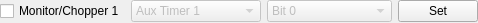
<?xml version="1.0" encoding="UTF-8"?>
<ui version="4.0">
 <class>AdditionalEventConfigSetup</class>
 <widget class="QWidget" name="AdditionalEventConfigSetup">
  <property name="geometry">
   <rect>
    <x>0</x>
    <y>0</y>
    <width>443</width>
    <height>23</height>
   </rect>
  </property>
  <property name="windowTitle">
   <string>Additional event counter configuration</string>
  </property>
  <layout class="QGridLayout" name="gridLayout">
   <property name="margin">
    <number>0</number>
   </property>
   <item row="0" column="0">
    <widget class="QCheckBox" name="checkBox">
     <property name="text">
      <string>Monitor/Chopper 1</string>
     </property>
    </widget>
   </item>
   <item row="0" column="1">
    <widget class="QComboBox" name="cellTrigger">
     <property name="enabled">
      <bool>false</bool>
     </property>
     <property name="toolTip">
      <string>Select trigger for cell</string>
     </property>
     <item>
      <property name="text">
       <string>Aux Timer 1</string>
      </property>
     </item>
     <item>
      <property name="text">
       <string>Aux Timer 2</string>
      </property>
     </item>
     <item>
      <property name="text">
       <string>Aux Timer 3</string>
      </property>
     </item>
     <item>
      <property name="text">
       <string>Aux Timer 4</string>
      </property>
     </item>
     <item>
      <property name="text">
       <string>Digital Input 1</string>
      </property>
     </item>
     <item>
      <property name="text">
       <string>Digital Input 2</string>
      </property>
     </item>
     <item>
      <property name="text">
       <string>Compare Register</string>
      </property>
     </item>
    </widget>
   </item>
   <item row="0" column="2">
    <widget class="QComboBox" name="cellCompare">
     <property name="enabled">
      <bool>false</bool>
     </property>
     <item>
      <property name="text">
       <string>Bit 0</string>
      </property>
     </item>
     <item>
      <property name="text">
       <string>Bit 1</string>
      </property>
     </item>
     <item>
      <property name="text">
       <string>Bit 2</string>
      </property>
     </item>
     <item>
      <property name="text">
       <string>Bit 3</string>
      </property>
     </item>
     <item>
      <property name="text">
       <string>Bit 4</string>
      </property>
     </item>
     <item>
      <property name="text">
       <string>Bit 5</string>
      </property>
     </item>
     <item>
      <property name="text">
       <string>Bit 6</string>
      </property>
     </item>
     <item>
      <property name="text">
       <string>Bit 7</string>
      </property>
     </item>
     <item>
      <property name="text">
       <string>Bit 8</string>
      </property>
     </item>
     <item>
      <property name="text">
       <string>Bit 9</string>
      </property>
     </item>
     <item>
      <property name="text">
       <string>Bit 10</string>
      </property>
     </item>
     <item>
      <property name="text">
       <string>Bit 11</string>
      </property>
     </item>
     <item>
      <property name="text">
       <string>Bit 12</string>
      </property>
     </item>
     <item>
      <property name="text">
       <string>Bit 13</string>
      </property>
     </item>
     <item>
      <property name="text">
       <string>Bit 14</string>
      </property>
     </item>
     <item>
      <property name="text">
       <string>Bit 15</string>
      </property>
     </item>
     <item>
      <property name="text">
       <string>Bit 16</string>
      </property>
     </item>
     <item>
      <property name="text">
       <string>Bit 17</string>
      </property>
     </item>
     <item>
      <property name="text">
       <string>Bit 18</string>
      </property>
     </item>
     <item>
      <property name="text">
       <string>Bit 19</string>
      </property>
     </item>
     <item>
      <property name="text">
       <string>Counter Overflow</string>
      </property>
     </item>
     <item>
      <property name="text">
       <string>Rising Edge</string>
      </property>
     </item>
    </widget>
   </item>
   <item row="0" column="3">
    <widget class="QPushButton" name="sendCellButton">
     <property name="toolTip">
      <string>send cell data</string>
     </property>
     <property name="text">
      <string>Set</string>
     </property>
    </widget>
   </item>
  </layout>
 </widget>
 <resources/>
 <connections>
  <connection>
   <sender>checkBox</sender>
   <signal>toggled(bool)</signal>
   <receiver>cellTrigger</receiver>
   <slot>setEnabled(bool)</slot>
   <hints>
    <hint type="sourcelabel">
     <x>55</x>
     <y>10</y>
    </hint>
    <hint type="destinationlabel">
     <x>176</x>
     <y>10</y>
    </hint>
   </hints>
  </connection>
  <connection>
   <sender>checkBox</sender>
   <signal>toggled(bool)</signal>
   <receiver>cellCompare</receiver>
   <slot>setEnabled(bool)</slot>
   <hints>
    <hint type="sourcelabel">
     <x>55</x>
     <y>10</y>
    </hint>
    <hint type="destinationlabel">
     <x>299</x>
     <y>10</y>
    </hint>
   </hints>
  </connection>
 </connections>
</ui>
